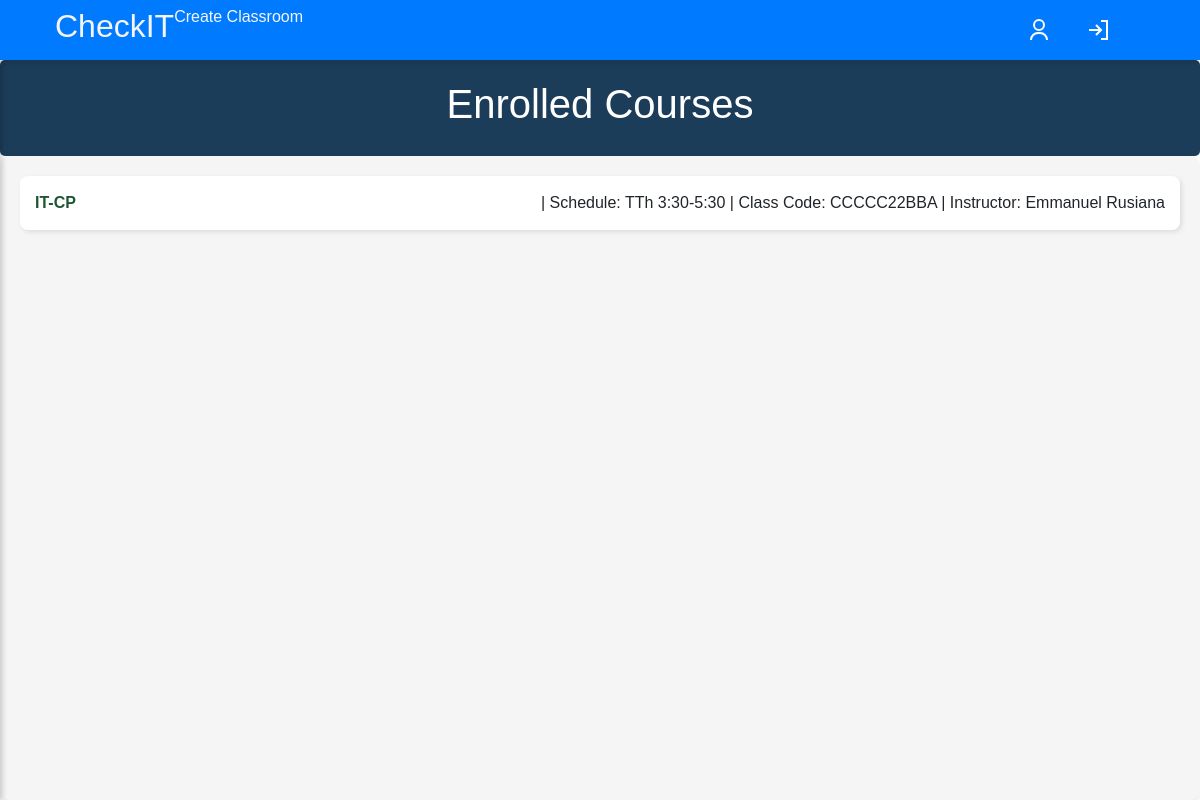
The app's page / (signed in), older data.
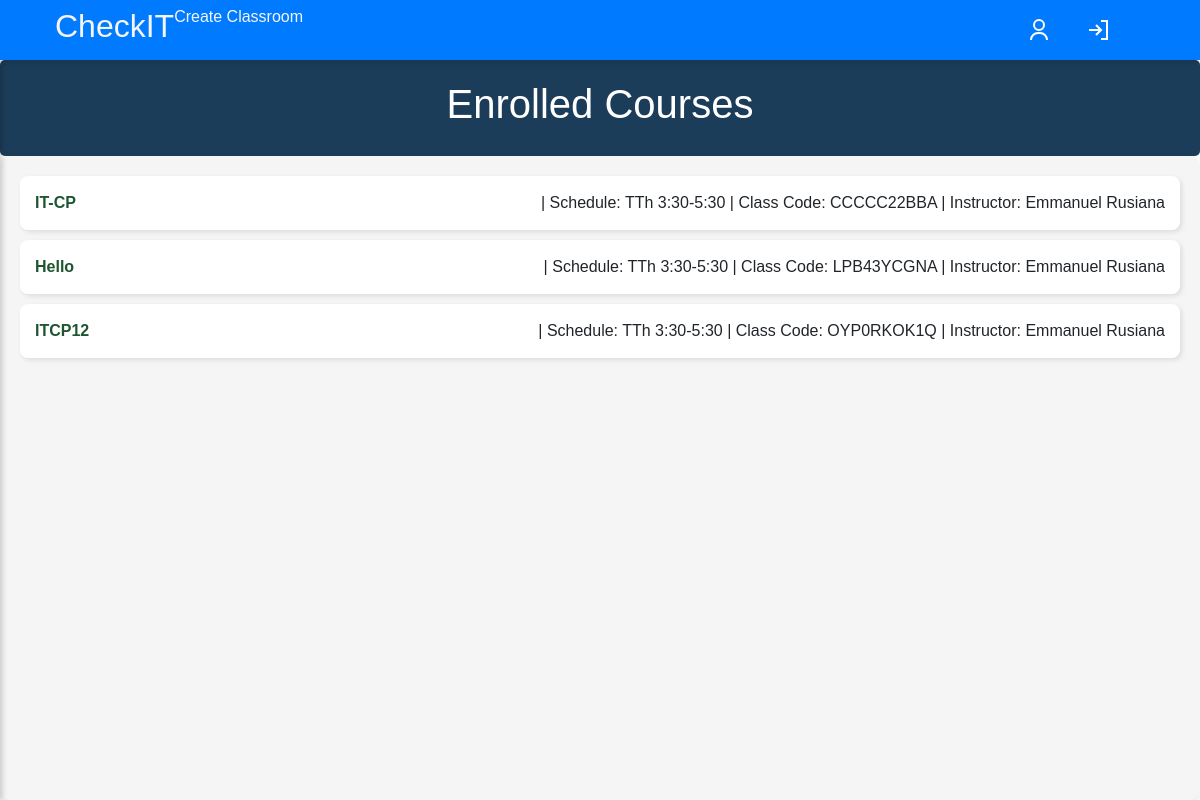
The same page, newer data.
### autochecker/models.py (models this page shows, shortened)
class Classroom(models.Model):
     class_name = models.CharField(max_length=50,)
     class_code = models.CharField(max_length=10, null= False, unique=True)
     schedule = models.CharField(max_length=20)
     teacher_assigned = models.ForeignKey(settings.AUTH_USER_MODEL, on_delete=models.CASCADE, limit_choices_to=professor_filter)
     students_assigned = models.ManyToManyField(settings.AUTH_USER_MODEL, related_name='student_classes',limit_choices_to=student_filter, blank=True)
     def __str__(self):
          return f'{self.class_name} - Prof. {self.teacher_assigned.last_name}, { self.teacher_assigned.first_name}'

class CustomUser(AbstractUser):
     ROLE = (
          ('professor', 'professor'),
          ('student', 'student')
     )
     role = models.CharField(max_length=10, choices=ROLE)

### autochecker/views.py (the view)
# urls.py: path('', ClassroomListView.as_view(), name='home'),
class ClassroomListView(LoginRequiredMixin, ListView):
    template_name = 'main/index.html'
    model = Classroom
    context_object_name = 'classrooms'
    def get_queryset(self):
        user = self.request.user
        classrooms = Classroom.objects.filter(
            Q(students_assigned=user) |Q(teacher_assigned=user)
        ).distinct()
        print("DEBUG: Retrieved Classrooms ->", classrooms)  # ✅ Debugging line
        if not classrooms.exists():
            print("❌ No classrooms found for this user!")
        return classrooms
    def get_context_data(self, **kwargs):
        context = super().get_context_data(**kwargs)
        context['join_classroom_form'] = ClassroomCodeForm()
        return context

### templates/main/index.html (shortened to what this page needs)
{% extends '../layout/layout.html' %}
{% block loadcss %}
{% load static %}
<link rel="stylesheet" href="{% static 'css/index.css' %}?{% now 'U' %}">
{% endblock %}
{% block extra_links %}
{%if user.role != 'student'%}
     <h6>
     <a class='nav-link'href="{% url 'create_classroom' %}">Create Classroom</a>
     </h6>
{% endif %}
{% endblock %}
{%block main %}
     <div class="container2">
     <div class="main-">
          <div class="classroom-header">
               <h1>Enrolled Courses</h1>
          </div>
          <div class="classroom-container" id="classroom-list">
               {% if classrooms %}
                    {% for classroom in classrooms %}
                    <div class="classroom-item">
                         <a href="{% url 'classroom_detail' classroom.pk %}">{{ classroom.class_name }}</a> |
                         Schedule: {{ classroom.schedule }} | Class Code: {{ classroom.class_code }} | Instructor: {{ classroom.teacher_assigned.get_full_name }}
                    </div>
                    {% endfor %}
               {% else %}
                Hello walay solud
               {%endif%}
          </div>
     </div>
     </div>
{% endblock %}

Row changes from the older to the newer data that the page shows:
added Classroom: class_name "Hello", schedule "TTh 3:30-5:30", class_code "LPB43YCGNA", teacher_assigned.get_full_name "Emmanuel Rusiana"
added Classroom: class_name "ITCP12", schedule "TTh 3:30-5:30", class_code "OYP0RKOK1Q", teacher_assigned.get_full_name "Emmanuel Rusiana"
